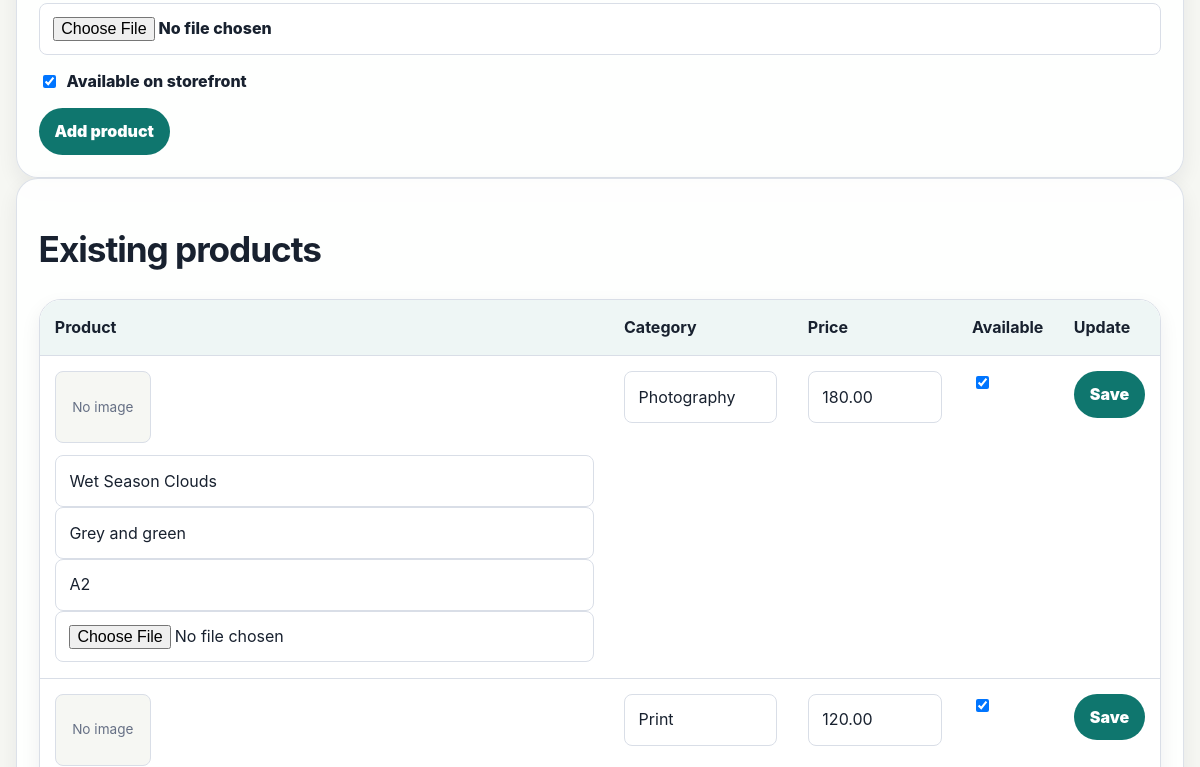
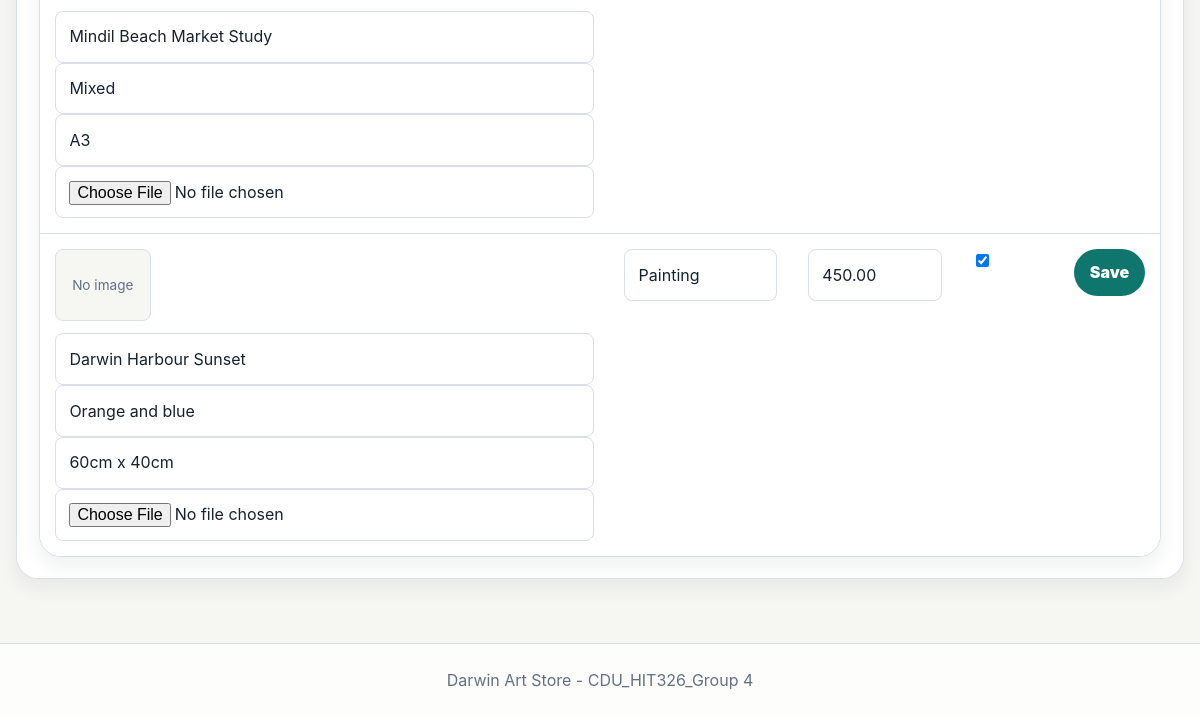
The page /admin/products.php (signed in, lower part) on the database as committed earlier (2 pictures, top to bottom).
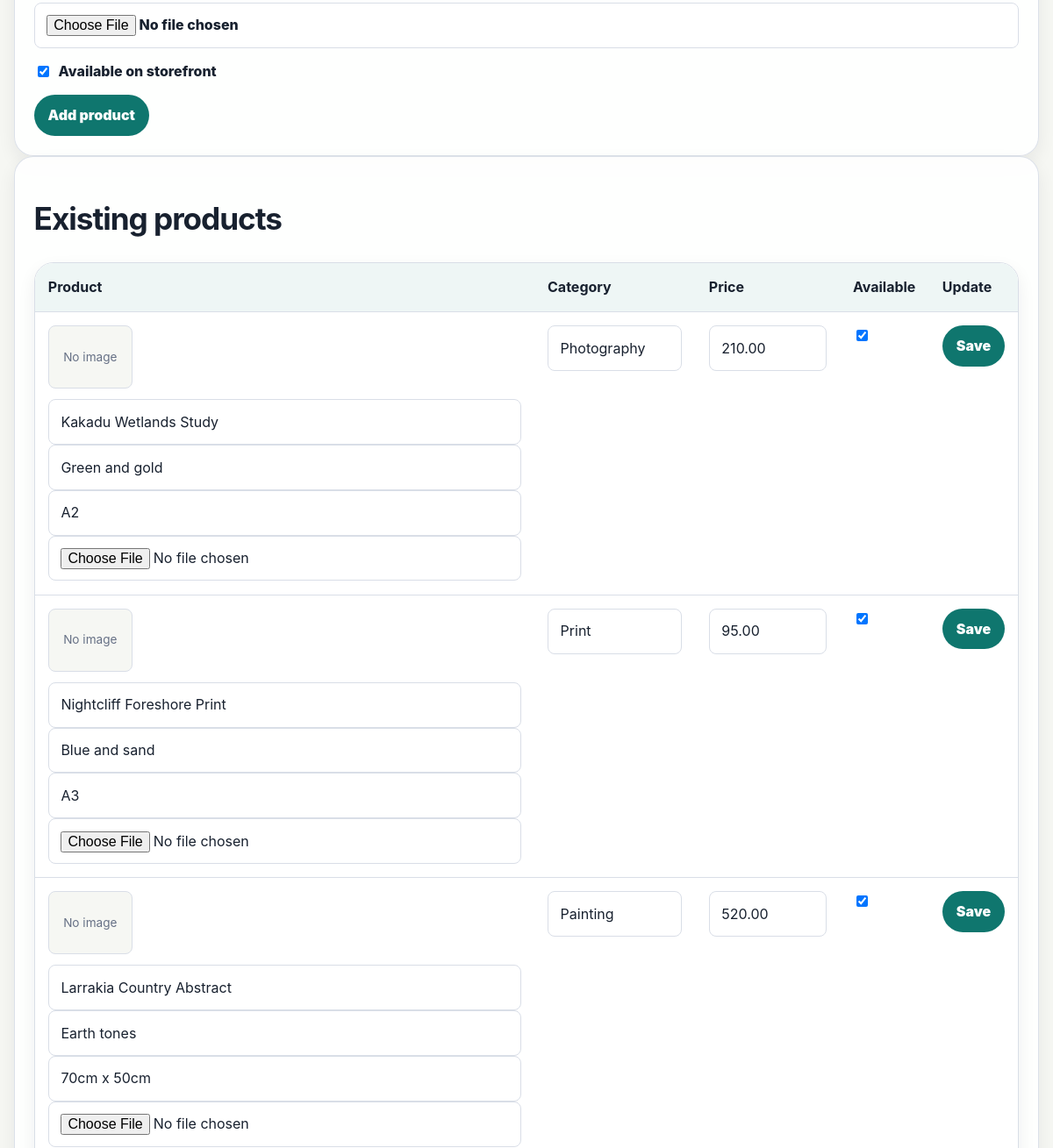
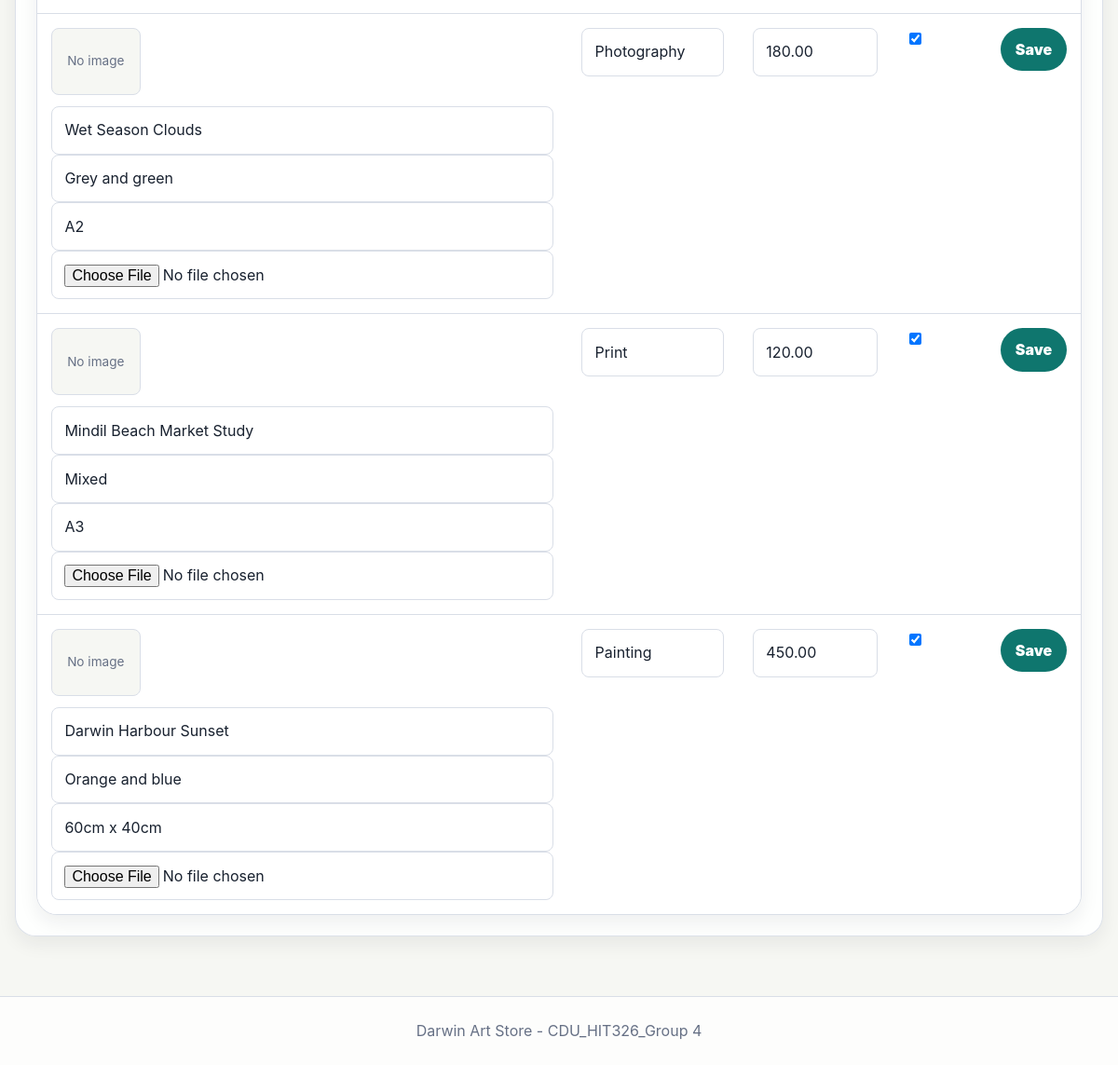
The same page on the database as committed later (2 pictures, top to bottom).
### tables this page shows
CREATE TABLE IF NOT EXISTS products (
    product_no INT AUTO_INCREMENT PRIMARY KEY,
    description VARCHAR(255) NOT NULL,
    category VARCHAR(100) NOT NULL,
    price DECIMAL(10,2) NOT NULL,
    colour VARCHAR(80) NULL,
    size VARCHAR(80) NULL,
    image_path VARCHAR(255) NULL,
    is_available TINYINT(1) NOT NULL DEFAULT 1,
    created_at TIMESTAMP DEFAULT CURRENT_TIMESTAMP
);

### src/bootstrap.php (called while the page is built, shortened)
<?php
$config = require __DIR__ . '/config.php';
spl_autoload_register(function (string $class): void {
    $prefix = 'App\\';
    $path = __DIR__ . '/' . str_replace('\\', '/', substr($class, strlen($prefix))) . '.php';
});
require __DIR__ . '/functions.php';
$session = new App\Core\Session();
$database = new App\Core\Database($config['db']);
$products = new App\Repository\ProductRepository($database);
$news = new App\Repository\NewsRepository($database);
$testimonials = new App\Repository\TestimonialRepository($database);
$admins = new App\Repository\AdminRepository($database);
$orders = new App\Repository\OrderRepository($database);
$cart = new App\Service\CartService($session, $products);
$auth = new App\Service\AuthService($session, $admins);
$csrf = new App\Core\Csrf($session);
$notifier = new App\Service\FileOrderNotifier(
    $config['business_email'],
    dirname(__DIR__) . '/storage/mail/orders.log'
);
$checkout = new App\Service\CheckoutService($cart, $orders, $notifier);
$view = new App\Core\View($config, $session, $cart, $auth);
$container = compact(
    'config',
    'session',
    'database',
    'products',
    'news',
    'testimonials',
    'admins',
    'orders',
    'cart',
    'auth',
    'csrf',
    'notifier',
    'checkout',
    'view'
);

### src/config.php (called while the page is built)
<?php
return [
    'app_name' => getenv('APP_NAME') ?: 'Darwin Art Store',
    'business_email' => getenv('ORDER_HANDLING_EMAIL') ?: 'orders@example.com',
    'db' => [
        'host' => getenv('DB_HOST') ?: '127.0.0.1',
        'port' => getenv('DB_PORT') ?: '3306',
        'name' => getenv('DB_NAME') ?: 'art_store',
        'user' => getenv('DB_USER') ?: 'root',
        'pass' => getenv('DB_PASSWORD') ?: '',
    ],
];

### src/functions.php (called while the page is built, shortened)
<?php
function e(?string $value): string
{
    return htmlspecialchars($value ?? '', ENT_QUOTES, 'UTF-8');
}
function app(string $key): mixed
{
    global $container;
    return $container[$key] ?? throw new InvalidArgumentException("Service [$key] is not registered.");
}

### src/Core/Database.php (called while the page is built, shortened)
<?php
final class Database
{
    public function connection(): PDO
    {
        $dsn = sprintf(
            'mysql:host=%s;port=%s;dbname=%s;charset=utf8mb4',
            $this->config['host'],
            $this->config['port'],
            $this->config['name']
        );
        $this->pdo = new PDO($dsn, $this->config['user'], $this->config['pass'], [
            PDO::ATTR_ERRMODE => PDO::ERRMODE_EXCEPTION,
            PDO::ATTR_DEFAULT_FETCH_MODE => PDO::FETCH_ASSOC,
        ]);
        return $this->pdo;
    }
    public function fetchAll(string $sql, array $params = []): array
    {
        $stmt = $this->connection()->prepare($sql);
        $stmt->execute($params);
        return $stmt->fetchAll();
    }
}

### src/Repository/ProductRepository.php (called while the page is built, shortened)
<?php
final class ProductRepository
{
    public function all(): array
    {
        return $this->database->fetchAll('SELECT * FROM products ORDER BY product_no DESC');
    }
}

### public/admin/products.php (the view, shortened to what the changed rows need)
<?php
require __DIR__ . '/../../src/bootstrap.php';
$productsRepository = app('products');
$view = app('view');
$view->header('Products');
try {
    $products = $productsRepository->all();
} catch (Throwable $error) {
    echo '<p class="error">' . e(dbErrorMessage($error)) . '</p>';
    $view->footer();
    exit;
}
?>
<section class="panel">
    <h2>Existing products</h2>
    <?php if (!$products): ?>
        <p class="muted">No products have been added yet.</p>
    <?php else: ?>
    <div class="table-wrap">
    <table class="admin-table">
        <thead>
            <tr>
                <th>Product</th>
                <th>Category</th>
                <th>Price</th>
                <th>Available</th>
                <th>Update</th>
            </tr>
        </thead>
        <tbody>
            <?php foreach ($products as $product): ?>
                <tr>
                    <form method="post" action="/admin/products.php" enctype="multipart/form-data">
                        <td>
                            <?php if ($product['image_path']): ?>
                                <img class="admin-product-image" src="/product_image.php?id=<?= (int) $product['product_no'] ?>" alt="<?= e($product['description']) ?>">
                            <?php else: ?>
                                <div class="admin-product-placeholder">No image</div>
                            <?php endif; ?>
                            <input name="description" value="<?= e($product['description']) ?>" required>
                            <input name="colour" value="<?= e($product['colour']) ?>" placeholder="Colour">
                            <input name="size" value="<?= e($product['size']) ?>" placeholder="Size">
                            <input type="file" name="image" accept=".jpg,.jpeg,.png,.webp,image/jpeg,image/png,image/webp">
                        </td>
                        <td><input name="category" value="<?= e($product['category']) ?>" required></td>
                        <td><input type="number" step="0.01" min="0.01" name="price" value="<?= e($product['price']) ?>" required></td>
                        <td><input type="checkbox" name="is_available" value="1" <?= $product['is_available'] ? 'checked' : '' ?>></td>
                        <td><button type="submit">Save</button></td>
                    </form>
                </tr>
            <?php endforeach; ?>
        </tbody>
    </table>
    </div>
    <?php endif; ?>
</section>

Rows that differ between the two databases and show on the page:
added products: shows "No image", description "Kakadu Wetlands Study", colour "Green and gold", size "A2", category "Photography", price "210.00", is_available "☑"
added products: shows "No image", description "Nightcliff Foreshore Print", colour "Blue and sand", size "A3", category "Print", price "95.00", is_available "☑"
added products: shows "No image", description "Larrakia Country Abstract", colour "Earth tones", size "70cm x 50cm", category "Painting", price "520.00", is_available "☑"
